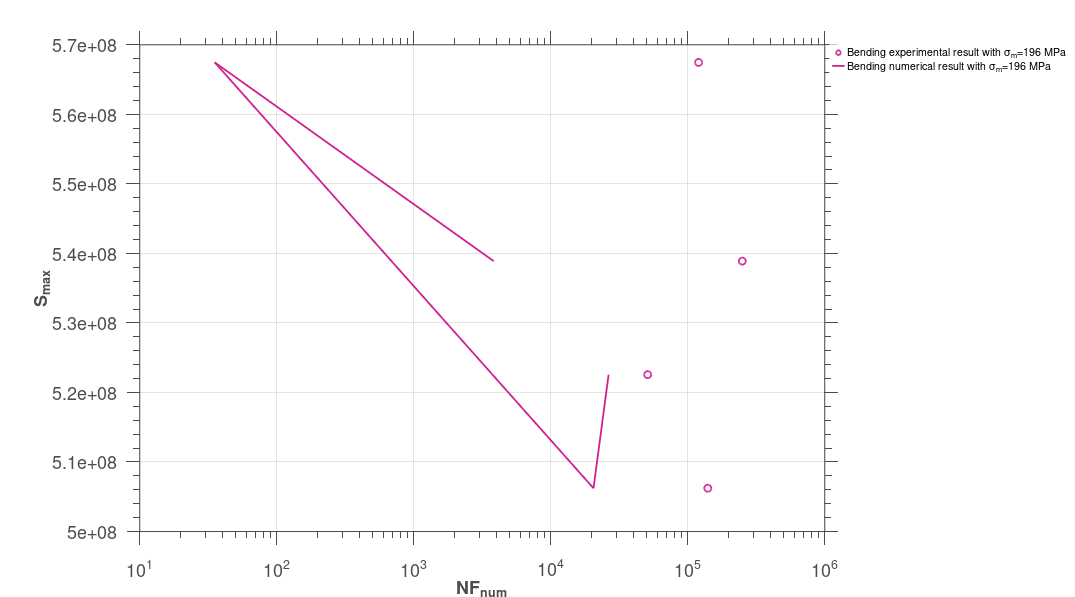

Source code (MATLAB): (Note: this script raises an error after producing the figure.)
clc;
clear;
close all;
% steel 30 NCD 16 data from Jabbado thesis
%-------------------------------------------------bending--------------------------------
y=1080e6;
k=1e9;
E=191e9;
nu=0.3;                     %poisson's ratio
a=0.1;
W0=44e9;
lam=0.85;
b=1.85;
fb=b;
m=1e6.*[450 450 290 290];%mean tension
%---------------a b correspond to high and low bounds of cyclic load, 1 2
%correspond to  different parameters comparison------------------
Smax=4e8:1000:y;
NFben=[51000 140000 120000 250000] ;
stressben=1e6.*[640 620 695 660];%to get Smaxben
n=1;
while n<length(stressben)+1
hydromax=1/3*sum(stressben(n)+m(n) +0+0);
hydromin=1/3*sum(-stressben(n)+m(n) +0+0);
hydromean=1/2*sqrt(hydromax^2+hydromin^2);
devmax=[stressben(n)+m(n) 0 0 ;0 0  0 ;0 0 0 ]-hydromax*eye(3);
devmin=[-stressben(n)+m(n) 0 0 ;0 0 0 ;0 0 0 ]-hydromin*eye(3);
devmean=1/2*(norm(devmax,'fro')+norm(devmin,'fro'));
Smaxben_m(n)=norm(devmean,'fro');
%--------to get average smin--------
yield_min=y-lam.*hydromax;
Smaxbenmax(n)=norm(devmax,'fro');
sminmin(n)=yield_min.*Smaxbenmax(n).^-1;

yield_max=y-lam.*hydromin;
Smaxbenmin(n)=norm(devmin,'fro');
sminmax(n)=yield_max.*Smaxbenmin(n).^-1;

yield_m(n)=(yield_min+yield_max)/2;
alphamax(n)=(1-a.*(sminmax(n)-1).^-fb);
alphamin(n)=(1-a.*(sminmin(n)-1).^-fb);
alpben_m(n)=(alphamax(n)+alphamin(n))/2;

n=n+1;
end
%control lam to make min(sminmin)>1
min(sminmin)
%--------use average smin to get NF--------
NFben_num=(1-alpben_m).^-1*W0*E*(E+k*nu)*b*(b+1)*((4*(E-k)*(1+nu)*(b-1)))^-1.*yield_m.^(b-1).*Smaxben_m.^(-b-1);

figure(1);
ben_exp=semilogx(NFben,Smaxben_m,'o','MarkerSize',12,'LineWidth', 3,'MarkerEdgeColor',[208 32 144]/255, 'MarkerFaceColor','none');
hold on;
ben_num=semilogx(NFben_num,Smaxben_m,'-','color',[208 32 144]/255,'LineWidth', 3);
set(gca ,'FontSize',30);
hXLabel = xlabel('NF_{num}','Fontsize',30, 'FontWeight' , 'bold');
hYLabel = ylabel('S_{max}','Fontsize',30, 'FontWeight' , 'bold');
hLegend=legend([ben_exp,ben_num],...
    'Bending experimental result with \sigma_m=196 MPa','Bending numerical result with \sigma_m=196 MPa','location','bestoutside');
set(hLegend, 'FontSize', 18);
set(hLegend,'Box','on');
set(hLegend,'EdgeColor',[1 1 1]); %set the edge colour of the legend to white 
% Adjust font
set(gca, 'FontName', 'Helvetica')
% Adjust axes properties
set(gca, 'Box', 'on', 'TickDir', 'out', 'TickLength', [.02 .02], ...
    'XMinorTick', 'on', 'YMinorTick', 'on', 'YGrid', 'on', 'XGrid', 'on',...
    'XColor', [.3 .3 .3], 'YColor', [.3 .3 .3], ...
    'LineWidth', 1)
set(gcf,'color','w'); %set figure background transparent
set(gca,'color','w'); %set axis transparent
% Maximize print figure
set(gcf,'outerposition',get(0,'screensize'));
set(gcf, 'PaperPositionMode', 'manual');
set(gcf, 'PaperUnits', 'points'); %[ {inches} | centimeters | normalized | points ]
set(gcf, 'PaperPosition', [0 0 1800 1000]); %set(gcf,'PaperPosition',[left,bottom,width,height])

%% 
figure(2);
err_ben_m = loglog(NFben,NFben_num,'o','MarkerSize',12,'LineWidth', 3,'MarkerEdgeColor',[208 32 144]/255, 'MarkerFaceColor','none');
hold on;
set(gca ,'FontSize',30);
hXLabel = xlabel('NF_{exp}','Fontsize',30, 'FontWeight' , 'bold');
hYLabel = ylabel('NF_{num}','Fontsize',30, 'FontWeight' , 'bold');
x=1e4:1000:1e8;
y0=x;
hold on;
py0=loglog(x,y0,'k','LineWidth',3);
y1=2.*x;
y2=0.5.*x;
py1=loglog(x,y1, '--k','LineWidth',3);
py2=loglog(x,y2, '--k','LineWidth',3);
axis equal;
axis([1e4 1e6 1e4 1e6]);
set(gca,'xtick',[1e4 1e5 1e6]); 
set(gca,'ytick',[1e4 1e5 1e6]); 
hLegend=legend([err_ben_m],...
    'Bending test on 30NCD16 with mean stress','location','bestoutside');
set(hLegend, 'FontSize', 18);
set(hLegend,'Box','on');
set(hLegend,'EdgeColor',[1 1 1]); %set the edge colour of the legend to white 
% Adjust font
set(gca, 'FontName', 'Helvetica')
% Adjust axes properties
set(gca, 'Box', 'on', 'TickDir', 'out', 'TickLength', [.02 .02], ...
    'XMinorTick', 'on', 'YMinorTick', 'on', 'YGrid', 'on', 'XGrid', 'on',...
    'XColor', [.3 .3 .3], 'YColor', [.3 .3 .3], ...
    'LineWidth', 1)
set(gcf,'color','w'); %set figure background transparent
set(gca,'color','w'); %set axis transparent
% Maximize print figure
set(gcf,'outerposition',get(0,'screensize'));
set(gcf, 'PaperPositionMode', 'manual');
set(gcf, 'PaperUnits', 'points'); %[ {inches} | centimeters | normalized | points ]
set(gcf, 'PaperPosition', [0 0 1800 1000]); %set(gcf,'PaperPosition',[left,bottom,width,height])
figure(1);
saveas(gcf,'F:\Git\Anew\figures\b1D_m_30NCD16_sn.png');
figure(2);
saveas(gcf,'F:\Git\Anew\figures\b1D_m_30NCD16_err1.png');

sp=actxserver('SAPI.SpVoice');
sp.Speak('done done done');
